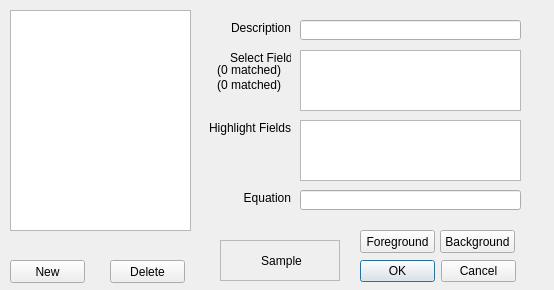
<?xml version="1.0" encoding="UTF-8"?>
<ui version="4.0">
 <class>DataSetRulesEditor</class>
 <widget class="QDialog" name="DataSetRulesEditor">
  <property name="geometry">
   <rect>
    <x>0</x>
    <y>0</y>
    <width>554</width>
    <height>290</height>
   </rect>
  </property>
  <property name="windowTitle">
   <string>DataSetRulesEditor</string>
  </property>
  <widget class="QDialogButtonBox" name="buttons_">
   <property name="geometry">
    <rect>
     <x>360</x>
     <y>260</y>
     <width>156</width>
     <height>23</height>
    </rect>
   </property>
   <property name="standardButtons">
    <set>QDialogButtonBox::Cancel|QDialogButtonBox::Ok</set>
   </property>
  </widget>
  <widget class="QListWidget" name="all_rules_">
   <property name="geometry">
    <rect>
     <x>10</x>
     <y>10</y>
     <width>181</width>
     <height>221</height>
    </rect>
   </property>
  </widget>
  <widget class="QLabel" name="label">
   <property name="geometry">
    <rect>
     <x>230</x>
     <y>20</y>
     <width>61</width>
     <height>16</height>
    </rect>
   </property>
   <property name="text">
    <string>Description</string>
   </property>
   <property name="alignment">
    <set>Qt::AlignRight|Qt::AlignTrailing|Qt::AlignVCenter</set>
   </property>
  </widget>
  <widget class="QLineEdit" name="desc_">
   <property name="geometry">
    <rect>
     <x>300</x>
     <y>20</y>
     <width>221</width>
     <height>20</height>
    </rect>
   </property>
  </widget>
  <widget class="QLabel" name="label_2">
   <property name="geometry">
    <rect>
     <x>230</x>
     <y>50</y>
     <width>61</width>
     <height>16</height>
    </rect>
   </property>
   <property name="text">
    <string>Select Fields:</string>
   </property>
  </widget>
  <widget class="QListWidget" name="fields_">
   <property name="geometry">
    <rect>
     <x>300</x>
     <y>50</y>
     <width>221</width>
     <height>61</height>
    </rect>
   </property>
  </widget>
  <widget class="QLabel" name="label_3">
   <property name="geometry">
    <rect>
     <x>210</x>
     <y>120</y>
     <width>81</width>
     <height>16</height>
    </rect>
   </property>
   <property name="text">
    <string>Highlight Fields</string>
   </property>
   <property name="alignment">
    <set>Qt::AlignRight|Qt::AlignTrailing|Qt::AlignVCenter</set>
   </property>
  </widget>
  <widget class="QListWidget" name="highlights_">
   <property name="geometry">
    <rect>
     <x>300</x>
     <y>120</y>
     <width>221</width>
     <height>61</height>
    </rect>
   </property>
  </widget>
  <widget class="QLabel" name="label_4">
   <property name="geometry">
    <rect>
     <x>230</x>
     <y>190</y>
     <width>61</width>
     <height>16</height>
    </rect>
   </property>
   <property name="text">
    <string>Equation</string>
   </property>
   <property name="alignment">
    <set>Qt::AlignRight|Qt::AlignTrailing|Qt::AlignVCenter</set>
   </property>
  </widget>
  <widget class="xero::scouting::views::EquationLineEdit" name="equation_">
   <property name="geometry">
    <rect>
     <x>300</x>
     <y>190</y>
     <width>221</width>
     <height>20</height>
    </rect>
   </property>
  </widget>
  <widget class="QPushButton" name="fore_">
   <property name="geometry">
    <rect>
     <x>360</x>
     <y>230</y>
     <width>75</width>
     <height>23</height>
    </rect>
   </property>
   <property name="text">
    <string>Foreground</string>
   </property>
  </widget>
  <widget class="QPushButton" name="back_">
   <property name="geometry">
    <rect>
     <x>440</x>
     <y>230</y>
     <width>75</width>
     <height>23</height>
    </rect>
   </property>
   <property name="text">
    <string>Background</string>
   </property>
  </widget>
  <widget class="QFrame" name="frame">
   <property name="geometry">
    <rect>
     <x>220</x>
     <y>240</y>
     <width>120</width>
     <height>41</height>
    </rect>
   </property>
   <property name="frameShape">
    <enum>QFrame::StyledPanel</enum>
   </property>
   <property name="frameShadow">
    <enum>QFrame::Sunken</enum>
   </property>
   <property name="lineWidth">
    <number>2</number>
   </property>
   <widget class="QLabel" name="sample_">
    <property name="geometry">
     <rect>
      <x>16</x>
      <y>10</y>
      <width>91</width>
      <height>21</height>
     </rect>
    </property>
    <property name="text">
     <string>Sample</string>
    </property>
    <property name="alignment">
     <set>Qt::AlignCenter</set>
    </property>
   </widget>
  </widget>
  <widget class="QPushButton" name="new_">
   <property name="geometry">
    <rect>
     <x>10</x>
     <y>260</y>
     <width>75</width>
     <height>23</height>
    </rect>
   </property>
   <property name="text">
    <string>New</string>
   </property>
  </widget>
  <widget class="QPushButton" name="delete_">
   <property name="geometry">
    <rect>
     <x>110</x>
     <y>260</y>
     <width>75</width>
     <height>23</height>
    </rect>
   </property>
   <property name="text">
    <string>Delete</string>
   </property>
  </widget>
  <widget class="QLabel" name="matched_count_">
   <property name="geometry">
    <rect>
     <x>190</x>
     <y>60</y>
     <width>91</width>
     <height>20</height>
    </rect>
   </property>
   <property name="text">
    <string>(0 matched)</string>
   </property>
   <property name="scaledContents">
    <bool>false</bool>
   </property>
   <property name="alignment">
    <set>Qt::AlignRight|Qt::AlignTrailing|Qt::AlignVCenter</set>
   </property>
  </widget>
  <widget class="QLabel" name="equ_error_">
   <property name="geometry">
    <rect>
     <x>300</x>
     <y>210</y>
     <width>221</width>
     <height>16</height>
    </rect>
   </property>
   <property name="text">
    <string/>
   </property>
   <property name="alignment">
    <set>Qt::AlignLeading|Qt::AlignLeft|Qt::AlignVCenter</set>
   </property>
  </widget>
  <widget class="QLabel" name="group_size_">
   <property name="geometry">
    <rect>
     <x>190</x>
     <y>75</y>
     <width>91</width>
     <height>20</height>
    </rect>
   </property>
   <property name="text">
    <string>(0 matched)</string>
   </property>
   <property name="scaledContents">
    <bool>false</bool>
   </property>
   <property name="alignment">
    <set>Qt::AlignRight|Qt::AlignTrailing|Qt::AlignVCenter</set>
   </property>
  </widget>
 </widget>
 <layoutdefault spacing="6" margin="11"/>
 <customwidgets>
  <customwidget>
   <class>xero::scouting::views::EquationLineEdit</class>
   <extends>QLineEdit</extends>
   <header>EquationLineEdit.h</header>
  </customwidget>
 </customwidgets>
 <resources/>
 <connections/>
</ui>
